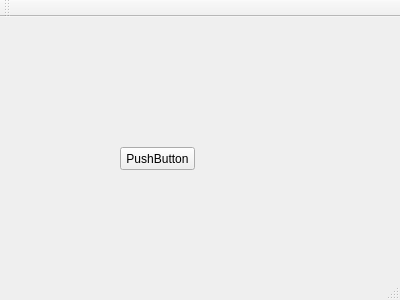
<?xml version="1.0" encoding="UTF-8"?>
<ui version="4.0">
 <class>MainWindow</class>
 <widget class="QMainWindow" name="MainWindow">
  <property name="geometry">
   <rect>
    <x>0</x>
    <y>0</y>
    <width>400</width>
    <height>300</height>
   </rect>
  </property>
  <property name="windowTitle">
   <string>MainWindow</string>
  </property>
  <widget class="QWidget" name="centralWidget">
   <widget class="QPushButton" name="pushButton">
    <property name="geometry">
     <rect>
      <x>120</x>
      <y>130</y>
      <width>75</width>
      <height>23</height>
     </rect>
    </property>
    <property name="text">
     <string>PushButton</string>
    </property>
   </widget>
  </widget>
  <widget class="QMenuBar" name="menuBar">
   <property name="geometry">
    <rect>
     <x>0</x>
     <y>0</y>
     <width>400</width>
     <height>23</height>
    </rect>
   </property>
  </widget>
  <widget class="QToolBar" name="mainToolBar">
   <attribute name="toolBarArea">
    <enum>TopToolBarArea</enum>
   </attribute>
   <attribute name="toolBarBreak">
    <bool>false</bool>
   </attribute>
  </widget>
  <widget class="QStatusBar" name="statusBar"/>
 </widget>
 <layoutdefault spacing="6" margin="11"/>
 <resources/>
 <connections/>
</ui>
